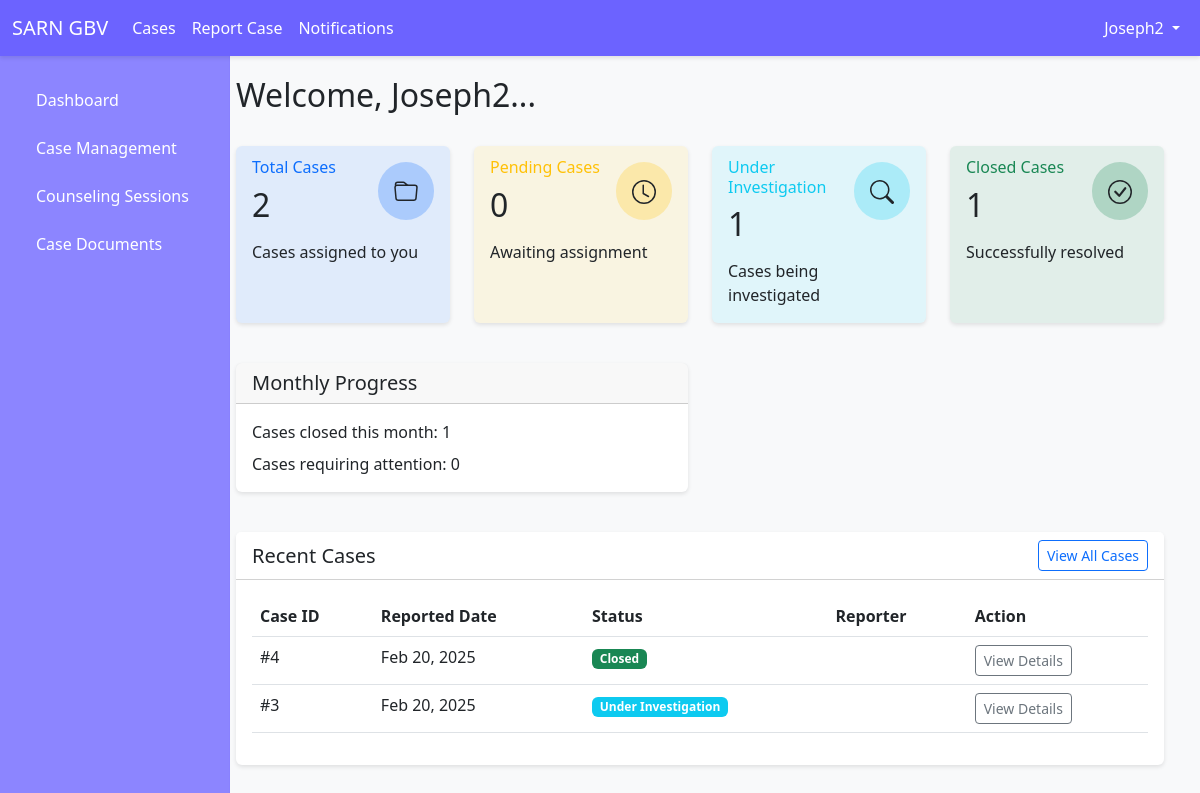
The page /dashboard/ (signed in) on the database its author committed.
### users/models.py (models this page shows)
class User(AbstractUser):
    ROLE_CHOICES = [
        ('survivor', 'Survivor'),
        ('provider', 'Service Provider'),
        ('law_enforcement', 'Law Enforcement'),
    ]
    role = models.CharField(max_length=20, choices=ROLE_CHOICES, default='survivor')
    phone = models.CharField(max_length=15, blank=True, null=True)
    address = models.TextField(blank=True, null=True)
    groups = models.ManyToManyField(Group, related_name="custom_user_groups", blank=True)
    user_permissions = models.ManyToManyField(Permission, related_name="custom_user_permissions", blank=True)

### cases/models.py (models this page shows, shortened)
class Case(models.Model):
    STATUS_CHOICES = [
        ('pending', 'Pending'),
        ('under_investigation', 'Under Investigation'),
        ('closed', 'Closed'),
    ]
    reporter = models.ForeignKey(User, on_delete=models.CASCADE, related_name="reported_cases")  # The person who reported the case
    assigned_provider = models.ForeignKey(User, on_delete=models.SET_NULL, null=True, blank=True, related_name="assigned_cases")
    description = models.TextField()
    status = models.CharField(max_length=20, choices=STATUS_CHOICES, default='pending')
    date_reported = models.DateTimeField(auto_now_add=True)
    evidence_file = models.FileField(upload_to='case_evidence/', blank=True, null=True)

### users/views.py (the view, shortened to what this page needs)
# urls.py: path('dashboard/', login_required(dashboard), name='dashboard'),
@login_required
def dashboard(request):
    context = {
        'unread_notifications_count': Notification.objects.filter(
            user=request.user,
            is_read=False
        ).count()
    }
    if request.user.role == "survivor":
        user_cases = Case.objects.filter(reporter=request.user)
        context.update({
            'pending_count': user_cases.filter(status='pending').count(),
            'investigation_count': user_cases.filter(status='under_investigation').count(),
            'closed_count': user_cases.filter(status='closed').count(),
            'recent_cases': user_cases.order_by('-date_reported')[:5],
            'user_role': 'survivor',
            'total_cases': user_cases.count(),
            'latest_case_status': user_cases.order_by('-date_reported').first().get_status_display() if user_cases.exists() else None,
            'cases_this_month': user_cases.filter(
                date_reported__month=timezone.now().month,
                date_reported__year=timezone.now().year
            ).count()
        })
    elif request.user.role == "provider":
        assigned_cases = Case.objects.filter(assigned_provider=request.user)
        context.update({
            'pending_count': assigned_cases.filter(status='pending').count(),
            'investigation_count': assigned_cases.filter(status='under_investigation').count(),
            'closed_count': assigned_cases.filter(status='closed').count(),
            'recent_cases': assigned_cases.order_by('-date_reported')[:5],
            'user_role': 'provider',
            'total_cases': assigned_cases.count(),
            'cases_requiring_attention': assigned_cases.filter(
                status='under_investigation',
                date_reported__lte=timezone.now() - timedelta(days=7)
            ).count(),
            'cases_closed_this_month': assigned_cases.filter(
                status='closed',
                date_reported__month=timezone.now().month,
                date_reported__year=timezone.now().year
            ).count()
        })
    else:
        context.update({
            'error': "Invalid role.",
            'user_role': 'unknown'
        })
    return render(request, 'users/dashboard.html', context)

### users/templates/users/dashboard.html (shortened to what this page needs)
{% extends 'base.html' %}
{% block content %}
<div class="container-fluid">
    {% if error %}
    <div class="alert alert-danger">
        {{ error }}
    </div>
    {% else %}
    <div class="d-flex justify-content-between align-items-center mb-4">
        <h2>Welcome, {{ user.get_username }}...</h2>
    </div>
    <div class="row mb-4">
        <div class="col-md-3 mb-3">
            <div class="card bg-primary bg-opacity-10 h-100">
                <div class="card-body">
                    <div class="d-flex justify-content-between align-items-start">
                        <div>
                            <h6 class="card-subtitle mb-2 text-primary">Total Cases</h6>
                            <h2 class="card-title mb-0">{{ total_cases }}</h2>
                        </div>
                        <div class="bg-primary bg-opacity-25 rounded-circle p-3">
                        </div>
                    </div>
                    <p class="card-text mt-3">
                        {% if user_role == 'survivor' %}Your reported cases
                        {% elif user_role == 'provider' %}Cases assigned to you
                        {% else %}Total cases in system{% endif %}
                    </p>
                </div>
            </div>
        </div>
        <div class="col-md-3 mb-3">
            <div class="card bg-warning bg-opacity-10 h-100">
                <div class="card-body">
                    <div class="d-flex justify-content-between align-items-start">
                        <div>
                            <h6 class="card-subtitle mb-2 text-warning">Pending Cases</h6>
                            <h2 class="card-title mb-0">{{ pending_count }}</h2>
                        </div>
                        <div class="bg-warning bg-opacity-25 rounded-circle p-3">
                            <svg xmlns="http://www.w3.org/2000/svg" width="24" height="24" fill="currentColor" class="bi bi-clock" viewBox="0 0 16 16">
                                <path d="M8 3.5a.5.5 0 0 0-1 0V9a.5.5 0 0 0 .252.434l3.5 2a.5.5 0 0 0 .496-.868L8 8.71V3.5z"/>
                                <path d="M8 16A8 8 0 1 0 8 0a8 8 0 0 0 0 16zm7-8A7 7 0 1 1 1 8a7 7 0 0 1 14 0z"/>
                            </svg>
                        </div>
                    </div>
                    <p class="card-text mt-3">Awaiting assignment</p>
                </div>
            </div>
        </div>
        <div class="col-md-3 mb-3">
            <div class="card bg-info bg-opacity-10 h-100">
                <div class="card-body">
                    <div class="d-flex justify-content-between align-items-start">
                        <div>
                            <h6 class="card-subtitle mb-2 text-info">Under Investigation</h6>
                            <h2 class="card-title mb-0">{{ investigation_count }}</h2>
                        </div>
                        <div class="bg-info bg-opacity-25 rounded-circle p-3">
                        </div>
                    </div>
                    <p class="card-text mt-3">Cases being investigated</p>
                </div>
            </div>
        </div>
        <div class="col-md-3 mb-3">
            <div class="card bg-success bg-opacity-10 h-100">
                <div class="card-body">
                    <div class="d-flex justify-content-between align-items-start">
                        <div>
                            <h6 class="card-subtitle mb-2 text-success">Closed Cases</h6>
                            <h2 class="card-title mb-0">{{ closed_count }}</h2>
                        </div>
                        <div class="bg-success bg-opacity-25 rounded-circle p-3">
                        </div>
                    </div>
                    <p class="card-text mt-3">Successfully resolved</p>
                </div>
            </div>
        </div>
    </div>
    {% if user_role == 'provider' %}
    <div class="row mb-4">
        <div class="col-md-6 mb-3">
            <div class="card h-100">
                <div class="card-header">
                    <h5 class="card-title mb-0">Monthly Progress</h5>
                </div>
                <div class="card-body">
                    <p class="mb-2">Cases closed this month: {{ cases_closed_this_month }}</p>
                    <p class="mb-0">Cases requiring attention: {{ cases_requiring_attention }}</p>
                </div>
            </div>
        </div>
    </div>
    {% endif %}
    <div class="card">
        <div class="card-header bg-white">
            <div class="d-flex justify-content-between align-items-center">
                <h5 class="mb-0">Recent Cases</h5>
                <a href="{% url 'case_list' %}" class="btn btn-sm btn-outline-primary">View All Cases</a>
            </div>
        </div>
        <div class="card-body">
            <div class="table-responsive">
                <table class="table table-hover">
                    <thead>
                        <tr>
                            <th>Case ID</th>
                            <th>Reported Date</th>
                            <th>Status</th>
                            {% if user_role != 'survivor' %}
                            <th>Reporter</th>
                            {% endif %}
                            <th>Action</th>
                        </tr>
                    </thead>
                    <tbody>
                        {% for case in recent_cases %}
                        <tr>
                            <td>#{{ case.id }}</td>
                            <td>{{ case.date_reported|date:"M d, Y" }}</td>
                            <td>
                                <span class="badge {% if case.status == 'pending' %}bg-warning
                                    {% elif case.status == 'under_investigation' %}bg-info
                                    {% else %}bg-success{% endif %}">
                                    {{ case.get_status_display }}
                                </span>
                            </td>
                            {% if user_role != 'survivor' %}
                            <td>{{ case.reporter.get_full_name }}</td>
                            {% endif %}
                            <td>
                                <a href="{% url 'case_detail' case.id %}" class="btn btn-sm btn-outline-secondary">View Details</a>
                            </td>
                        </tr>
                        {% empty %}
                        <tr>
                            <td colspan="5" class="text-center py-4">
                                <p class="text-muted mb-0">No recent cases found</p>
                            </td>
                        </tr>
                        {% endfor %}
                    </tbody>
                </table>
            </div>
        </div>
    </div>
    {% endif %}
</div>
{% endblock %}

### templates/base.html (shortened to what this page needs)
<!DOCTYPE html>
<html lang="en">
<head>
    <link href="https://cdn.jsdelivr.net/npm/bootstrap@5.3.0/dist/css/bootstrap.min.css" rel="stylesheet">
</head>
<body>
    <nav class="navbar navbar-expand-lg">
        <div class="container-fluid">
            <a class="navbar-brand" href="{% url 'dashboard' %}">SARN GBV</a>
            <div class="collapse navbar-collapse" id="navbarNav">
                <ul class="navbar-nav me-auto">
                    {% if user.is_authenticated %}
                        {% if user.role in "provider law_enforcement" %}
                        <li class="nav-item">
                            <a class="nav-link" href="{% url 'case_list' %}">Cases</a>
                        </li>
                        {% endif %}
                        <li class="nav-item">
                            <a class="nav-link" href="{% url 'report_case' %}">Report Case</a>
                        </li>
                        <li class="nav-item">
                            <a class="nav-link" href="{% url 'notifications_list' %}">
                                Notifications
                            </a>
                        </li>
                    {% endif %}
                </ul>
                <ul class="navbar-nav">
                    {% if user.is_authenticated %}
                        <li class="nav-item dropdown">
                            <a class="nav-link dropdown-toggle" href="#" id="userDropdown" role="button" data-bs-toggle="dropdown">
                                {{ user.username }}
                            </a>
                        </li>
                    {% else %}
                        <li class="nav-item">
                            <a class="nav-link" href="{% url 'login' %}">Login</a>
                        </li>
                    {% endif %}
                </ul>
            </div>
        </div>
    </nav>
    <div class="container-fluid">
        <div class="row">
            {% if user.is_authenticated %}
            <div class="col-md-3 col-lg-2 d-md-block sidebar collapse">
                <div class="position-sticky">
                    <ul class="nav flex-column">
                        <li class="nav-item">
                            <a class="nav-link" href="{% url 'dashboard' %}">
                                Dashboard
                            </a>
                        </li>
                        {% if user.role in "provider law_enforcement" %}
                        <li class="nav-item">
                            <a class="nav-link" href="{% url 'case_list' %}">
                                Case Management
                            </a>
                        </li>
                        {% endif %}
                        {% if user.role == "provider" %}
                        <li class="nav-item">
                            <a class="nav-link" href="{% url 'counseling_sessions' %}">
                                Counseling Sessions
                            </a>
                        </li>
                        {% endif %}
                        <li class="nav-item">
                            <a class="nav-link" href="{% url 'case_documents' %}">
                                Case Documents
                            </a>
                        </li>
                    </ul>
                </div>
            </div>
            <main class="col-md-9 ms-sm-auto col-lg-10 px-md-4 main-content">
            {% else %}
            <main class="col-12 px-4 main-content">
            {% endif %}
                {% block content %}
                {% endblock %}
            </main>
        </div>
    </div>
</body>
</html>

### templates/base.html (style rules this page uses)
:root { --primary-color: #6c63ff; --primary-light: #8c85ff; --primary-dark: #5a52cc; --primary-fade: rgba(108, 99, 255, 0.1); }
.navbar { background-color: var(--primary-color); box-shadow: 0 2px 4px rgba(0, 0, 0, 0.1); position: fixed; top: 0; left: 0; right: 0; z-index: 1000; height: 56px; }
.navbar-brand, .nav-link { color: white !important; }
.sidebar { background-color: var(--primary-light); border-right: 1px solid var(--primary-fade); height: calc(100vh - 56px); position: fixed; top: 56px; left: 0; width: 230px; overflow-y: auto; padding: 20px; z-index: 999; }
.sidebar .nav-link { color: #333; padding: 8px 16px; margin: 4px 0; border-radius: 4px; }
.main-content { margin-top: 56px; margin-left: 250px; padding: 20px; background-color: #f8f9fa; min-height: calc(100vh - 56px); }
.card { border: none; box-shadow: 0 2px 4px rgba(0, 0, 0, 0.1); transition: transform 0.2s; }

### rows shown on the page
User: username "Joseph2", get_username "Joseph2"
Case: id "4", date_reported "Feb 20, 2025", status "Closed"
Case: id "3", date_reported "Feb 20, 2025", status "Under Investigation"

### other values the page prints
{{ total_cases }} "2"
{{ pending_count }} "0"
{{ investigation_count }} "1"
{{ closed_count }} "1"
{{ cases_closed_this_month }} "1"
{{ cases_requiring_attention }} "0"
